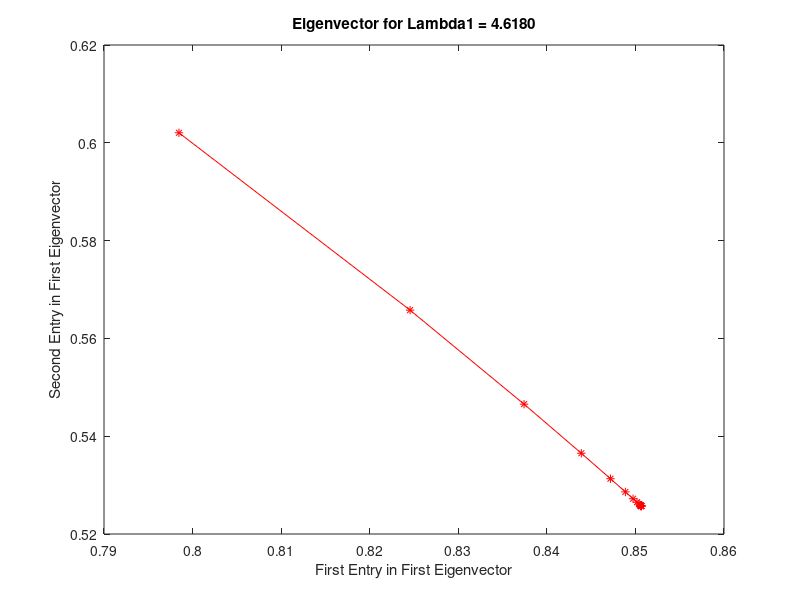
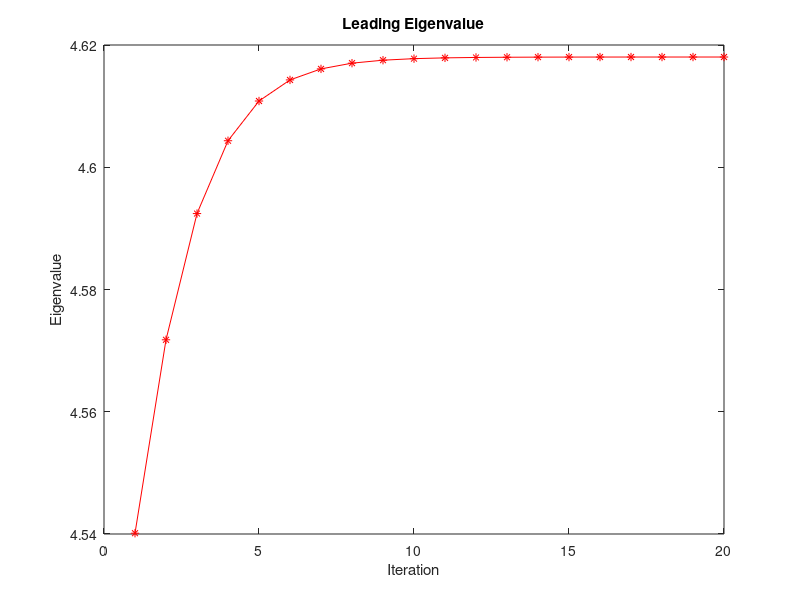

These charts were generated, in order, by the following MATLAB code:
close all;
clear
clc;

% initialize the matrix
C = [4 1; 1 3];

% first eigenvectors
rng(0); % set a fixed seed for reproducibility
v0 = rand(2, 1);


Itr = 100;
% initialize for storing the result
vs1 = [];
vs2 = [];
lambdas = [];

v = v0(:);
for k = 1 : Itr
    v = C * v;
    v = v / sqrt(v' * v);
    lambda = mean((C * v)./ v);
    vs1(k) = v(1);
    vs2(k) = v(2);
    lambdas(k) = lambda;
end

% print vs1(20), vs2(20)
vs1(20)
vs2(20)
lambdas(20)


figure(1)
% plot entries in first eigenvector
plot(vs1(1:20), vs2(1:20), 'r-*')
xlabel("First Entry in First Eigenvector")
ylabel("Second Entry in First Eigenvector")
title("Eigenvector for Lambda1 = 4.6180")
% clf

figure(2)
% plot first 20 entries in first eigenvalue
plot(1:20, lambdas(1:20), 'r-*')
xlabel("Iteration")
ylabel("Eigenvalue")
title("Leading Eigenvalue")


% After knowing the first eigenvector, calculate for the second

v = [vs1(end); vs2(end)]; % first eigenvector
Cx = C - lambdas(end) * (v * v'); % re-caculate the matrix

v = v0(:); % re-generate the random vector
% initialize for storing the result
vs1 = [];
vs2 = [];
lambdas = [];
for k = 1 : Itr
    v = Cx * v;
    v = v / sqrt(v' * v);
    lambda = mean((Cx * v)./ v);
    vs1(k) = v(1);
    vs2(k) = v(2);
    lambdas(k) = lambda;
end

% figure(3)
% plot entries in first eigenvector
% plot(vs1(1:20), vs2(1:20), 'r-*')
% xlabel("First Entry in Second Eigenvector")
% ylabel("Second Entry in Second Eigenvector")
% title("Eigenvector for Lambda2 = 2.3820")
% clf

% figure(4)
% plot(1:20, lambdas(1:20), 'r-*')
% xlabel("Iteration")
% ylabel("Eigenvalue")
% title("Second Eigenvalue")


% plot(v(0), v(1))
% hold on
% hold off



% C = Cx - lambda1 * (v1 * v1');
% v2 = EigenAnalysisPowerMethod(C, v0, Itr);
% scale2 = (Cx*v2)./v2;
% lambda2 = mean(scale2)